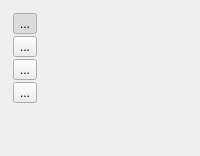
       <widget class="QWidget" name="tab_5">
        <attribute name="title">
         <string>Az Avg</string>
        </attribute>
        <layout class="QGridLayout" name="gridLayout_9">
         <item row="0" column="0">
          <widget class="QWidget" name="widget_3" native="true">
           <layout class="QGridLayout" name="gridLayout_12">
            <property name="margin">
             <number>2</number>
            </property>
            <property name="spacing">
             <number>2</number>
            </property>
            <item row="0" column="1">
             <widget class="QToolButton" name="m_IntegratorZoomInButton">
              <property name="toolTip">
               <string>Zoom In</string>
              </property>
              <property name="text">
               <string>...</string>
              </property>
              <property name="icon">
               <iconset resource="qxrdresources.qrc">
                <normaloff>:/images/images/zoom-in.png</normaloff>:/images/images/zoom-in.png</iconset>
              </property>
              <property name="iconSize">
               <size>
                <width>24</width>
                <height>24</height>
               </size>
              </property>
              <property name="checkable">
               <bool>true</bool>
              </property>
              <property name="checked">
               <bool>true</bool>
              </property>
              <property name="autoExclusive">
               <bool>true</bool>
              </property>
             </widget>
            </item>
            <item row="1" column="1">
             <widget class="QToolButton" name="m_IntegratorZoomOutButton">
              <property name="toolTip">
               <string>Zoom Out</string>
              </property>
              <property name="text">
               <string>...</string>
              </property>
              <property name="icon">
               <iconset resource="qxrdresources.qrc">
                <normaloff>:/images/images/zoom-out.png</normaloff>:/images/images/zoom-out.png</iconset>
              </property>
              <property name="iconSize">
               <size>
                <width>24</width>
                <height>24</height>
               </size>
              </property>
             </widget>
            </item>
            <item row="4" column="1">
             <spacer name="verticalSpacer_6">
              <property name="orientation">
               <enum>Qt::Vertical</enum>
              </property>
              <property name="sizeHint" stdset="0">
               <size>
                <width>20</width>
                <height>40</height>
               </size>
              </property>
             </spacer>
            </item>
            <item row="2" column="1">
             <widget class="QToolButton" name="m_IntegratorZoomAllButton">
              <property name="toolTip">
               <string>Auto Scale</string>
              </property>
              <property name="text">
               <string>...</string>
              </property>
              <property name="icon">
               <iconset resource="qxrdresources.qrc">
                <normaloff>:/images/images/zoom-all.png</normaloff>:/images/images/zoom-all.png</iconset>
              </property>
              <property name="iconSize">
               <size>
                <width>24</width>
                <height>24</height>
               </size>
              </property>
             </widget>
            </item>
            <item row="3" column="1">
             <widget class="QToolButton" name="m_IntegratorMeasureButton">
              <property name="text">
               <string>...</string>
              </property>
              <property name="icon">
               <iconset resource="qxrdresources.qrc">
                <normaloff>:/images/images/measure.png</normaloff>:/images/images/measure.png</iconset>
              </property>
              <property name="iconSize">
               <size>
                <width>24</width>
                <height>24</height>
               </size>
              </property>
              <property name="checkable">
               <bool>true</bool>
              </property>
              <property name="autoExclusive">
               <bool>true</bool>
              </property>
              <property name="autoRaise">
               <bool>false</bool>
              </property>
              <property name="arrowType">
               <enum>Qt::NoArrow</enum>
              </property>
             </widget>
            </item>
           </layout>
          </widget>
         </item>
         <item row="0" column="1">
          <widget class="QxrdIntegratorPlot" name="m_IntegratorPlot" native="true">
           <property name="sizePolicy">
            <sizepolicy hsizetype="Preferred" vsizetype="Preferred">
             <horstretch>1</horstretch>
             <verstretch>1</verstretch>
            </sizepolicy>
           </property>
          </widget>
         </item>
        </layout>
       </widget>
